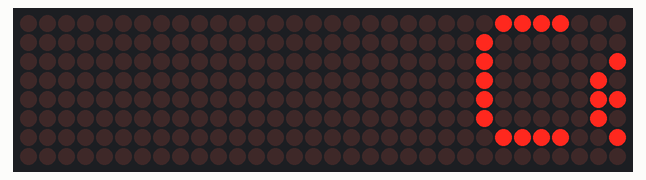
Bench run of a sketch on a simulated Arduino Uno, built with avr-gcc and run on an emulated ATmega328P. Parts: 32×8 LED matrix.

Above: at 0.48 s.
At 5.3 s:
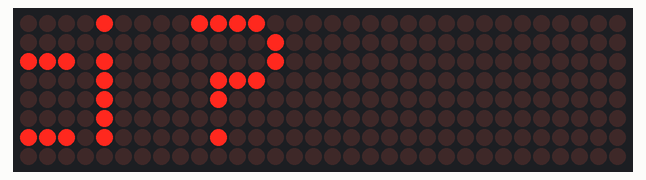
At 9.78 s:
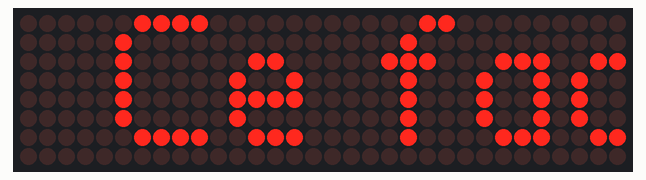
At 19.02 s:
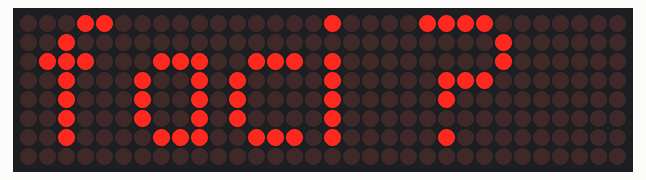
At 28.98 s:
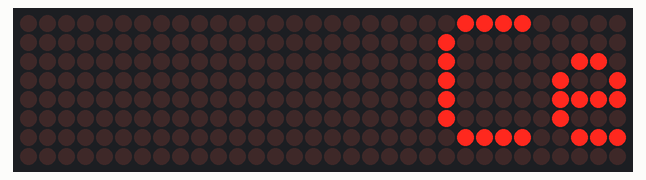
At 39.22 s:
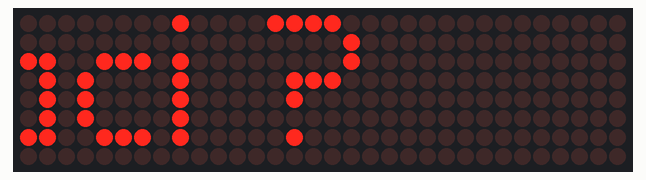

The sketch:

proiect_scurt.ino
```cpp
#include <MD_Parola.h>
#include <MD_MAX72XX.h>
#include <SPI.h>

// --- hardware setup ---
#define HARDWARE_TYPE MD_MAX72XX::FC16_HW   // common for FC-16 modules
#define MAX_DEVICES   4                     // how many 8x8 blocks? set 1 if you have a single module
#define CS_PIN        10                    // chip select (LOAD). DIN=11, CLK=13 via SPI

MD_Parola P = MD_Parola(HARDWARE_TYPE, CS_PIN, MAX_DEVICES);

// message you want to scroll
char msg[] = "Ce faci ?  ";

void setup() {
  P.begin();
  P.setIntensity(3);        // 0 (dim) to 15 (bright). go easy if USB powered
  P.displayClear();
  // If your text is upside-down, uncomment the next line:
  // P.setZoneEffect(0, true, PA_FLIP_UD);

  // center, left scroll, speed=40 (lower is slower)
  P.displayText(msg, PA_CENTER, 40, 0, PA_SCROLL_LEFT, PA_SCROLL_LEFT);
}

void loop() {
  if (P.displayAnimate()) {
    P.displayReset();       // loop the animation forever
  }
}
```
